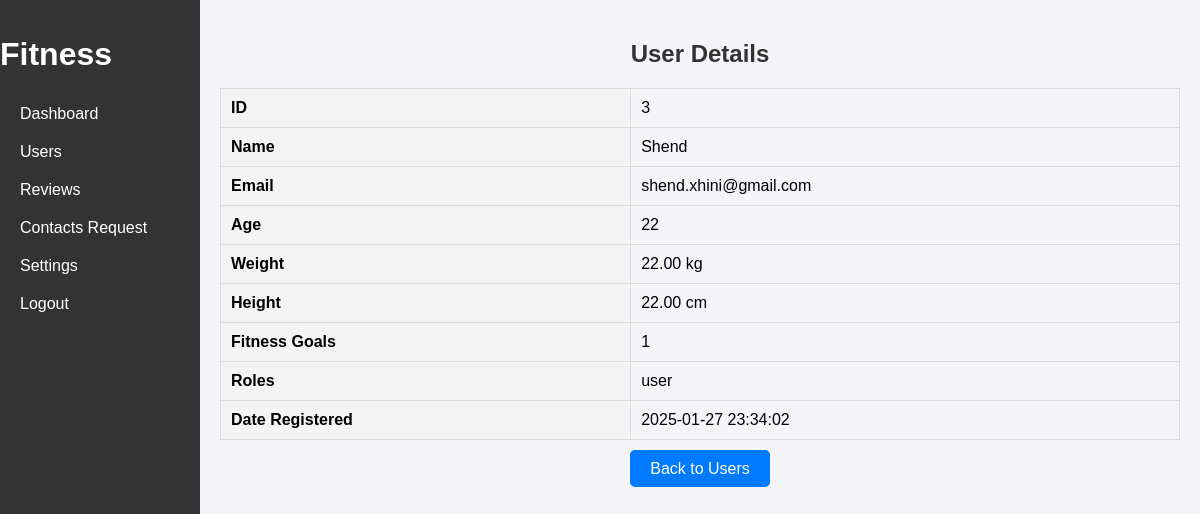
The page /login/user.php?id=3 (signed in) on the database its author committed.
### tables this page shows
CREATE TABLE `users` (
  `id` int(11) NOT NULL,
  `name` varchar(100) NOT NULL,
  `age` int(11) NOT NULL,
  `weight` decimal(5,2) NOT NULL,
  `height` decimal(5,2) NOT NULL,
  `fitness_goals` text NOT NULL,
  `email` varchar(255) NOT NULL,
  `password` varchar(255) NOT NULL,
  `date_registration` timestamp NOT NULL DEFAULT current_timestamp(),
  `role` enum('admin','user') DEFAULT 'user'
);

### login/user.php (the view, shortened to what this page needs)
<?php
    $servername = "localhost";
    $username = "root";
    $password = "";
    $dbname = "fitness_app";
    $conn = new mysqli($servername, $username, $password, $dbname);
    $user_id = isset($_GET['id']) ? intval($_GET['id']) : 0;
    $sql = "SELECT * FROM users WHERE id = $user_id";
    $result = $conn->query($sql);
    $user = $result->fetch_assoc();
    ?>
	<!DOCTYPE html>
<html lang="en">
<head>
</head>
<body>
<?php include 'sidebar.php'?>
    <div class="content">
    <div class="container">
        <h2>User Details</h2>
        <table>
            <tr>
                <th>ID</th>
                <td><?php echo $user['id']; ?></td>
            </tr>
            <tr>
                <th>Name</th>
                <td><?php echo htmlspecialchars($user['name']); ?></td>
            </tr>
            <tr>
                <th>Email</th>
                <td><?php echo htmlspecialchars($user['email']); ?></td>
            </tr>
            <tr>
                <th>Age</th>
                <td><?php echo $user['age']; ?></td>
            </tr>
            <tr>
                <th>Weight</th>
                <td><?php echo $user['weight']; ?> kg</td>
            </tr>
            <tr>
                <th>Height</th>
                <td><?php echo $user['height']; ?> cm</td>
            </tr>
            <tr>
                <th>Fitness Goals</th>
                <td><?php echo htmlspecialchars($user['fitness_goals']); ?></td>
            </tr>
            <tr>
                <th>Roles</th>
                <td><?php echo htmlspecialchars($user['role']); ?></td>
            </tr>
            <tr>
                <th>Date Registered</th>
                <td><?php echo $user['date_registration']; ?></td>
            </tr>
        </table>
        <div class="back-button">
            <a href="users.php">Back to Users</a>
        </div>
    </div>
	</div>
</body>
</html>

### login/user.php (style rules this page uses)
body { font-family: Arial, sans-serif; background-color: #f4f4f9; margin: 0; padding: 0; display: flex; }
.content { margin-left: 200px; padding: 20px; flex-grow: 1; }
h2 { text-align: center; color: #333; }
table { width: 100%; border-collapse: collapse; margin-top: 20px; }
table, th, td { border: 1px solid #ddd; }
th, td { padding: 10px; text-align: left; }
th { background-color: #f4f4f4; }
.back-button { display: block; margin: 20px 0; text-align: center; }
.back-button a { text-decoration: none; padding: 10px 20px; background-color: #007bff; color: #fff; border-radius: 5px; }

### rows shown on the page
users: id "3", name "Shend", email "shend.xhini@gmail.com", age "22", weight "22.00", height "22.00", fitness_goals "1", role "user", date_registration "2025-01-27 23:34:02"
